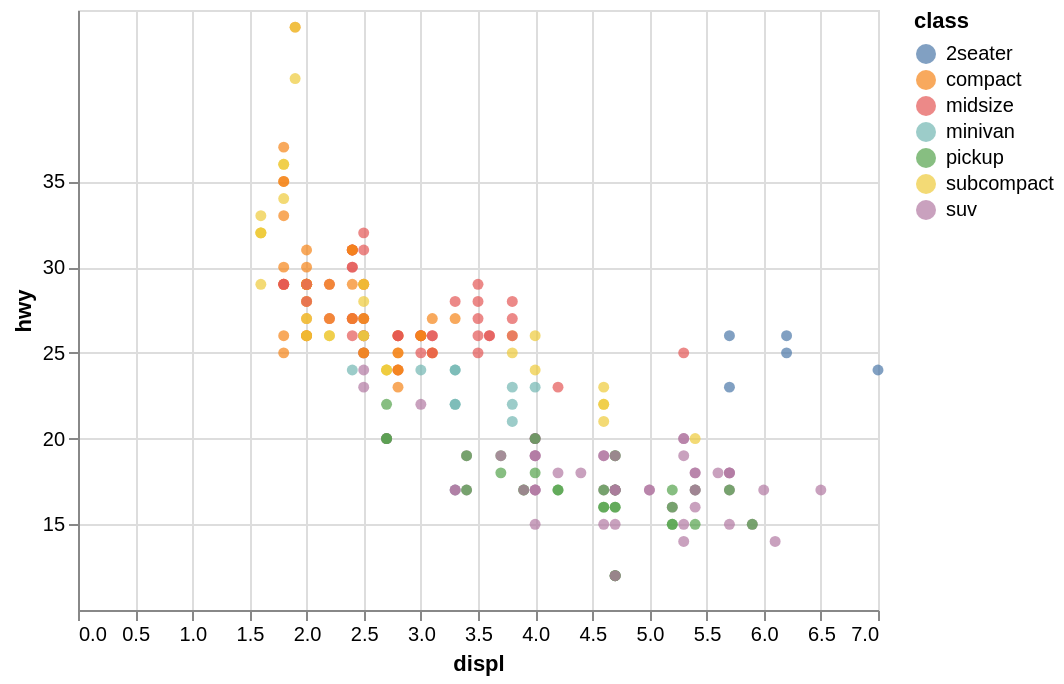

This figure's notebook cell:
### Code cell
chart = (alt.Chart(mpg)
  .encode(
    alt.X('displ'), 
    alt.Y('hwy', axis = alt.Axis(
            values = np.arange(15, 40, step = 5).tolist()),
            scale = alt.Scale(zero = False )), 
    alt.Color('class'))
  .mark_circle())
    
chart

### Figure 1 — Vega-Lite specification as saved in the notebook (floating-point values rounded to 4 significant figures; data arrays with more than 128 entries replaced by an {"elided": "..."} marker saying what was removed)
{"config": {"view": {"continuousWidth": 400, "continuousHeight": 300}}, "data": {"name": "data-784d2a789a5f3a352263a16b6c4cd367"}, "mark": "circle", "encoding": {"color": {"field": "class", "type": "nominal"}, "x": {"field": "displ", "type": "quantitative"}, "y": {"axis": {"values": [15, 20, 25, 30, 35]}, "field": "hwy", "scale": {"zero": false}, "type": "quantitative"}}, "$schema": "https://vega.github.io/schema/vega-lite/v4.17.0.json", "datasets": {"data-784d2a789a5f3a352263a16b6c4cd367": {"elided": "234 records"}}}
